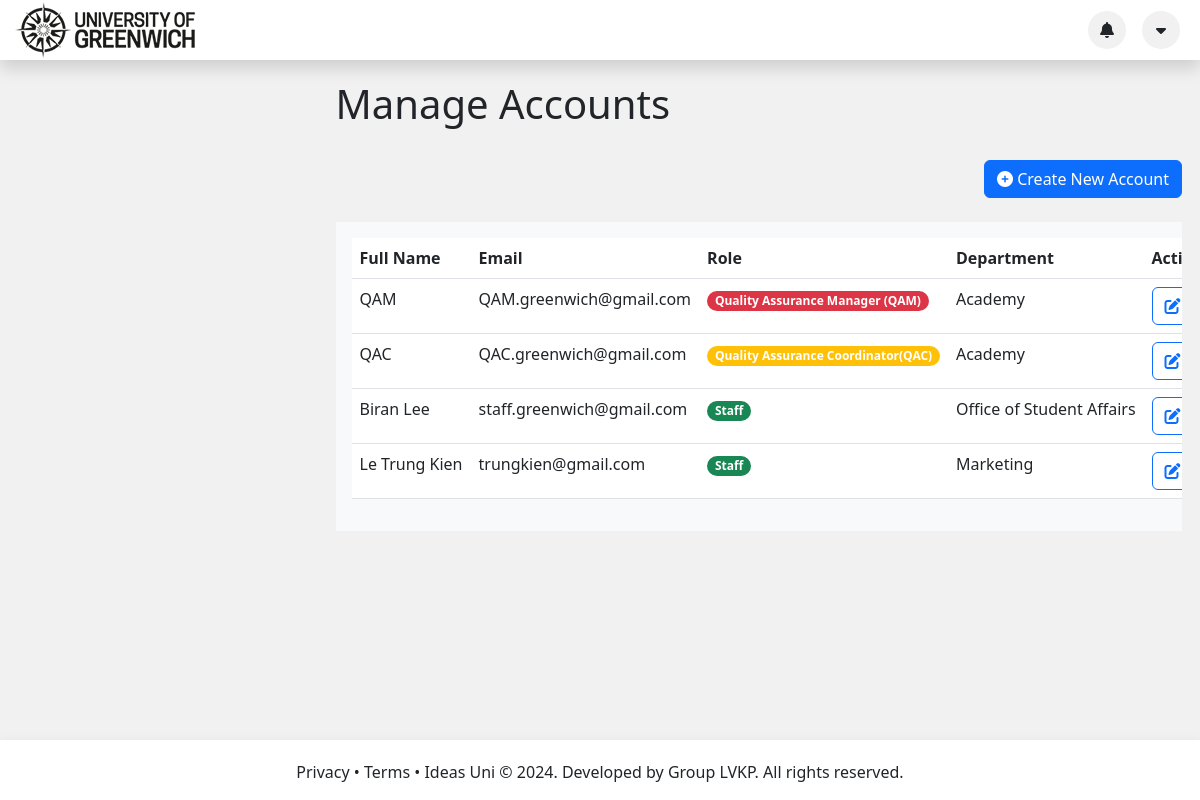
Page /QAM_Account.php (signed in) on the earlier database version.
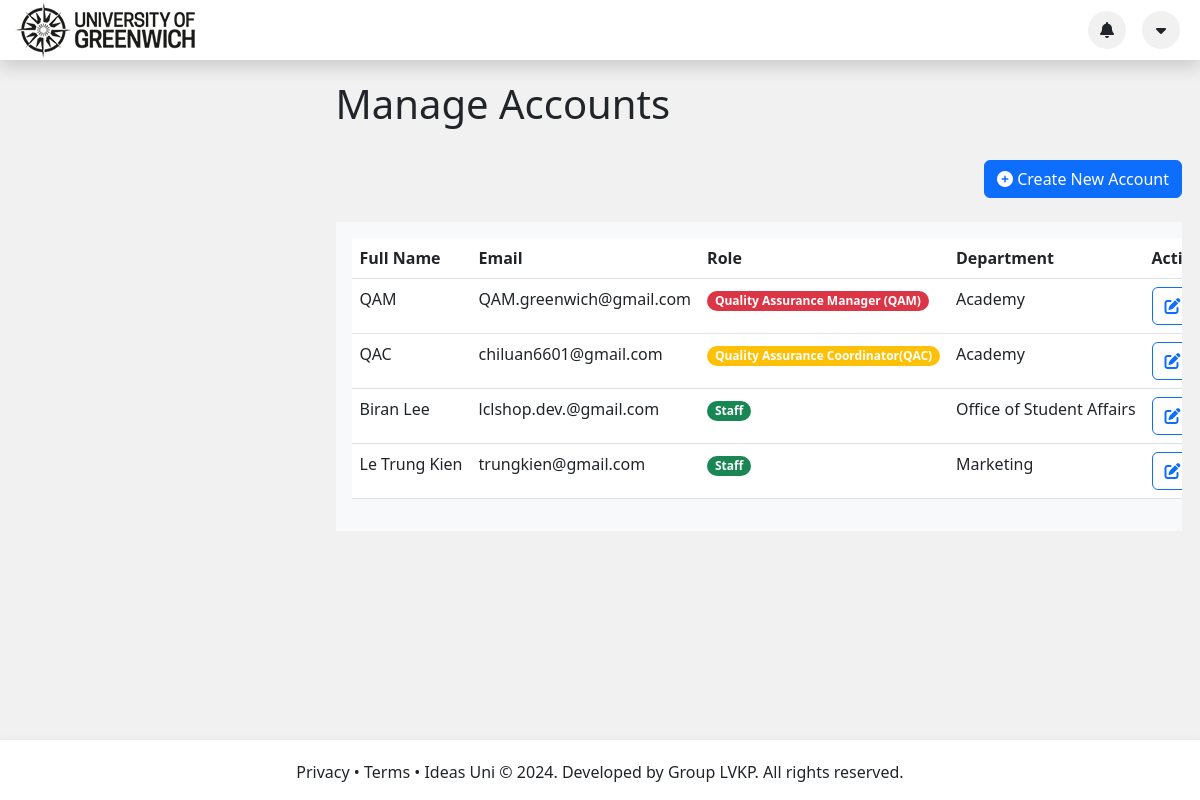
Same page on the later database version.
### tables this page shows
CREATE TABLE Staff
(
    StaffID      INT PRIMARY KEY AUTO_INCREMENT,
    FullName     VARCHAR(50) NOT NULL,
    Email        VARCHAR(50) NOT NULL,
    Password     TEXT        NOT NULL,
    RoleID       INT         NOT NULL,
    DepartmentID INT NULL,
    FOREIGN KEY (RoleID) REFERENCES Role (RoleID),
    FOREIGN KEY (DepartmentID) REFERENCES Department (DepartmentID)
);

CREATE TABLE Role
(
    RoleID   INT PRIMARY KEY AUTO_INCREMENT,
    RoleName VARCHAR(50) NOT NULL
);

CREATE TABLE Department
(
    DepartmentID   INT PRIMARY KEY AUTO_INCREMENT,
    DepartmentName VARCHAR(50) NOT NULL
);

### QAM_Account.php (the view, shortened to what this page needs)
<?php
if (!isset($_SESSION['login'])) {
    header("Location: index.php");
} else {
    ?>
    <!DOCTYPE html>
    <html lang="en">
    <head>
        <link rel="stylesheet" href="https://cdnjs.cloudflare.com/ajax/libs/font-awesome/6.3.0/css/all.min.css"
/>
        <link href="https://cdn.jsdelivr.net/npm/bootstrap@5.3.0-alpha1/dist/css/bootstrap.min.css" rel="stylesheet"
>
        <link rel="stylesheet" type="text/css" href="./css/style.css">
    </head>
    <body class="bg-gray">
    <?php
    include 'header.php';
    ?>
    <div class="container-fluid" style="margin-bottom: 100px;">
        <div class="row justify-content-evenly">
            <div class="col-12">
                <div class="d-flex flex-column justify-content-center mx-auto main-container">
                    <h1>Manage Accounts</h1>
                    <div class="d-flex justify-content-end align-items-center my-4">
                        <button class="btn btn-primary" data-bs-toggle="modal" data-bs-target="#createAccountModal">
                            <i class="fas fa-plus-circle"></i> Create New Account
                        </button>
                    </div>
                    <?php
                    include_once("connection.php");
                    $sql = "SELECT Staff.*, Role.RoleName, Department.DepartmentName FROM Staff JOIN Role ON Staff.RoleID = Role.RoleID JOIN Department ON Staff.DepartmentID = Department.DepartmentID";
                    $result = mysqli_query($conn, $sql);
                    ?>
                    <div class="bg-light p-3 table-responsive">
                        <?php if (mysqli_num_rows($result) > 0) { ?>
                            <table class="table">
                                <thead>
                                <tr>
                                    <th>Full Name</th>
                                    <th>Email</th>
                                    <th>Role</th>
                                    <th>Department</th>
                                    <th>Action</th>
                                </tr>
                                </thead>
                                <?php while ($row = mysqli_fetch_assoc($result)) { ?>
                                    <tbody>
                                    <tr>
                                        <td><?= $row['FullName']; ?></td>
                                        <td><?= $row['Email']; ?></td>
                                        <?php if ($row['RoleID'] == '1') { ?>
                                            <td><span
                                                    class="badge bg-danger rounded-pill"><?= $row['RoleName']; ?></span>
                                            </td>
                                        <?php } else if ($row['RoleID'] == '2') { ?>
                                            <td><span
                                                    class="badge bg-warning rounded-pill"><?= $row['RoleName']; ?></span>
                                            </td>
                                        <?php } else if ($row['RoleID'] == '3') { ?>
                                            <td><span
                                                    class="badge bg-success rounded-pill"><?= $row['RoleName']; ?></span>
                                            </td>
                                        <?php } ?>
                                        <td><?= $row['DepartmentName']; ?></td>
                                        <td>
                                            <button class="btn btn-outline-primary me-2" id="editStaff"
                                                    data-id="<?php echo $row['StaffID']; ?>"
                                                    data-fullname="<?php echo $row['FullName']; ?>"
                                                    data-email="<?php echo $row['Email']; ?>"
                                                    data-role="<?php echo $row['RoleID']; ?>"
                                                    data-department="<?php echo $row['DepartmentID']; ?>"
                                                    data-toggle="modal" data-target="#editAccountModal">
                                                <i class="fas fa-edit"></i> Edit
                                            </button>
                                        </td>
                                    </tr>
                                    </tbody>
                                <?php } ?>
                            </table>
                        <?php } else { ?>
                            <p>No staff found.</p>
                        <?php } ?>
                    </div>
                </div>
            </div>
        </div>
    </div>
    <?php
    include 'footer.php';
    ?>
    </body>
    </html>
    <?php
}
?>

### header.php (shortened to what this page needs)
<header>
    <div class="bg-white d-flex align-items-center fixed-top shadow" style="min-height: 60px; z-index: 10;">
        <div class="container-fluid">
            <div class="row align-items-center">
                <div class="col d-flex align-items-center">
                    <a href="index.php" class="text-decoration-none">
                        <img class="logoImage" src="./img/logo.png" alt="University of Greenwich">
                    </a>
                </div>
                <div class="col d-flex align-items-center justify-content-end">
                    <div class="rounded-circle p-1 bg-gray d-flex align-items-center justify-content-center mx-2"
                         style="width: 38px; height: 38px" type="button" id="notMenu" data-bs-toggle="dropdown"
                         aria-expanded="false" data-bs-auto-close="outside">
                        <i class="fas fa-bell"></i>
                    </div>
                    <div class="
                                rounded-circle
                                p-1
                                bg-gray
                                d-flex
                                align-items-center
                                justify-content-center
                                mx-2
                            " style="width: 38px; height: 38px" type="button" id="secondMenu" data-bs-toggle="dropdown"
                         aria-expanded="false" data-bs-auto-close="outside">
                        <i class="fas fa-caret-down"></i>
                    </div>
                </div>
            </div>
        </div>
    </div>
</header>

### footer.php
<footer class="bg-white d-flex align-items-center shadow" style="position: fixed; bottom: 0; left: 0; right: 0;">
    <div class="container">
        <div class="row">
            <div class="col-md-12 text-center" style="margin-top: 20px;">
                <p>
                    Privacy &#8226; Terms &#8226; Ideas Uni &copy; 2024. Developed by Group LVKP. All rights reserved.
                </p>
            </div>
        </div>
    </div>
</footer>

### css/style.css (style rules this page uses)
@media (min-width: 62em) { footer { position: fixed; bottom: 0; width: 100%; } }
.table-responsive { overflow-x: auto; }
.d-flex { display: flex; }
.flex-column { flex-direction: column; }
.justify-content-center { justify-content: center; }
.mx-auto { margin-left: auto; margin-right: auto; }
.main-container { padding-top: 80px; max-width: 97vw; overflow-x: hidden; padding-left: 27%; }
.table td, .table th { white-space: nowrap; overflow: hidden; text-overflow: ellipsis; }
.bg-gray { background-color: #f1f1f1; }
.text-center { text-align: center; }

Differences in the rows shown:
changed staff "QAC": Email "QAC.greenwich@gmail.com" → "chiluan6601@gmail.com"
changed staff "Biran Lee": Email "staff.greenwich@gmail.com" → "lclshop.dev.@gmail.com"
